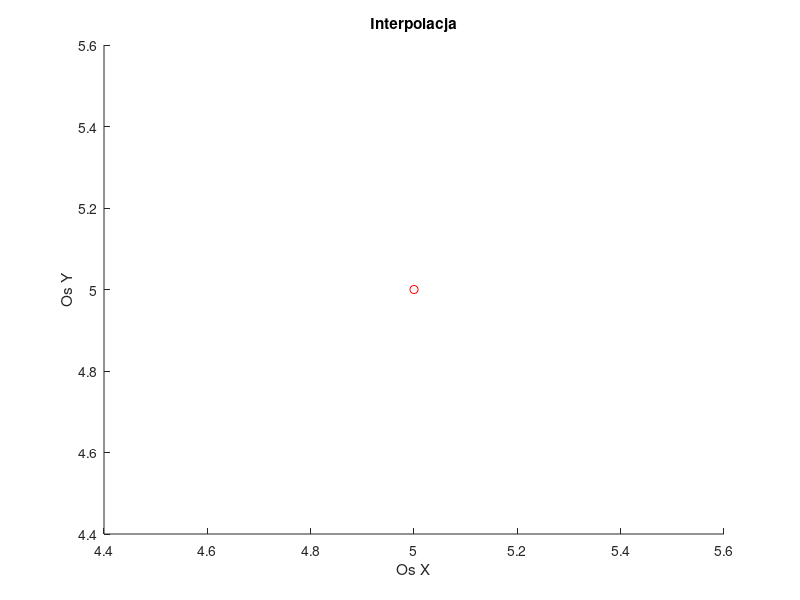

The MATLAB source for this figure:
clc
clear all
close all

X = input('X = ');
y = input('Y = ');

%X=[32 24 25 36 74 76 98];
%y=[55 32 24 53 64 76 55];

if length(X) ~= length(y)
    error('zle dane')
    return
end

n=length(X);
for i=1:n
    for j=1:n
    v(i,j)=(X(i))^(j-1);
    end
end

a=inv(v)*y'
a=a';

x=(min(X):0.01:max(X));
m=length(a);
n=length(x);
for i=1:n
    w=0;
    for j=1:m
        w=w+(a(j)*(x(i)^(j-1)));
    end
    f(i)=w;
end

hold on
plot(x,f,'b-')
plot(X,y,'ro')
xlabel 'Os X'
ylabel 'Os Y'
title('Interpolacja');
hold off

